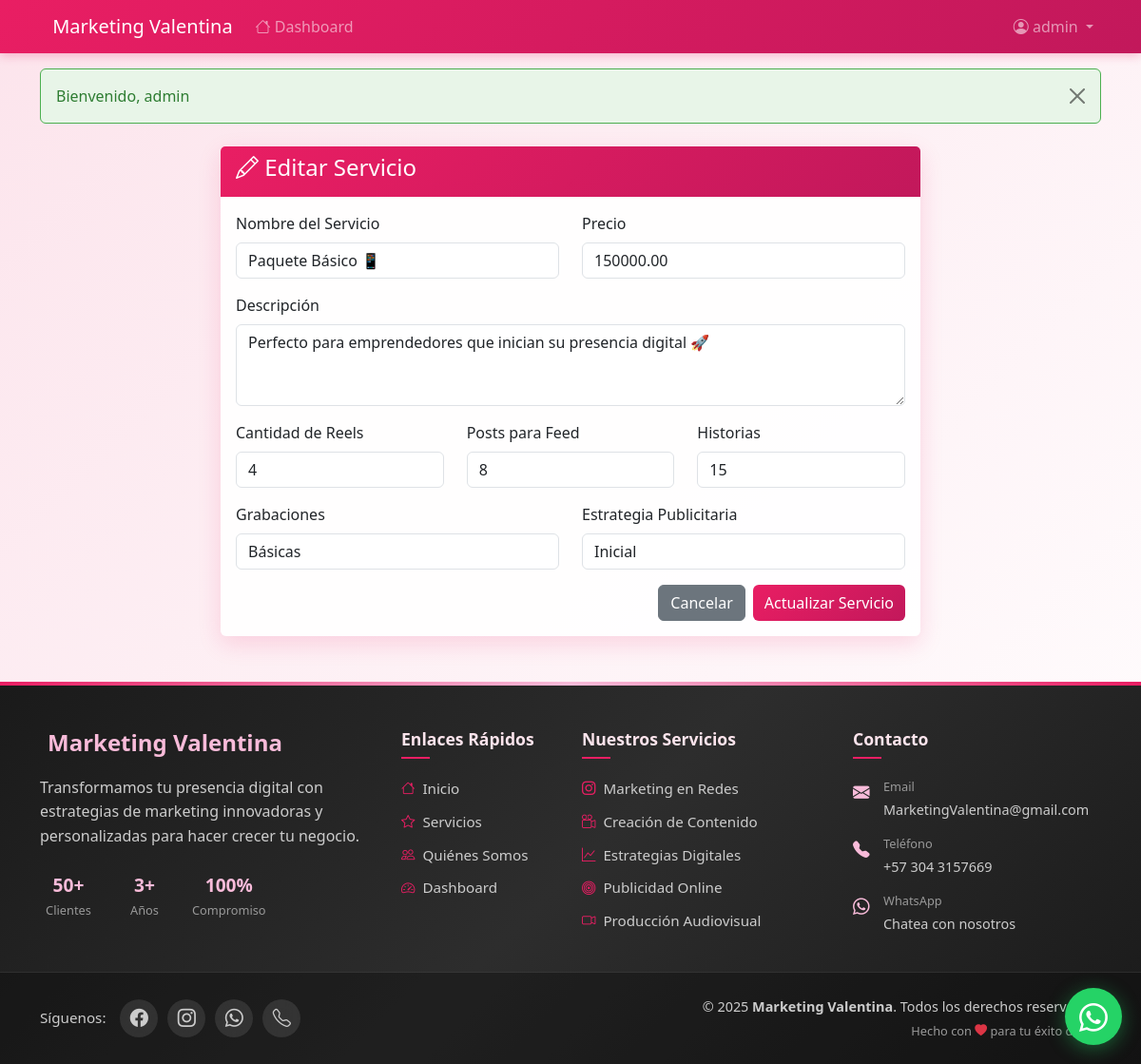
The app's page /index.php?page=service&action=edit&id=1 (signed in) with its own data.
### tables this page shows
CREATE TABLE services (
    id INT AUTO_INCREMENT PRIMARY KEY,
    nombre VARCHAR(100) NOT NULL,
    descripcion TEXT NOT NULL,
    reels INT DEFAULT NULL,
    post_feed INT DEFAULT NULL,
    historias INT DEFAULT NULL,
    grabaciones VARCHAR(100) DEFAULT NULL,
    estrategia_publicitaria VARCHAR(100) DEFAULT NULL,
    precio DECIMAL(10, 2) NOT NULL
);

### controllers/ServiceController.php (called while the page is built, shortened)
<?php
require_once 'models/ServiceModel.php';
class ServiceController {
    private $serviceModel;
    public function __construct() {
        $this->serviceModel = new ServiceModel();
    }
    public function edit() {
        $id = $_GET['id'] ?? null;
        $service = $this->serviceModel->getServiceById($id);
        require_once 'views/service/edit.php';
    }
}
?>

### utils/db.php (called while the page is built)
<?php
class Database {
    private $host = 'localhost';
    private $dbname = 'marketing_valentina';
    private $username = 'root';
    private $password = '';
    private $pdo;
    public function __construct() {
        try {
            $this->pdo = new PDO(
                "mysql:host={$this->host};dbname={$this->dbname};charset=utf8mb4",
                $this->username,
                $this->password,
                [
                    PDO::ATTR_ERRMODE => PDO::ERRMODE_EXCEPTION,
                    PDO::ATTR_DEFAULT_FETCH_MODE => PDO::FETCH_ASSOC,
                    PDO::ATTR_EMULATE_PREPARES => false,
                    PDO::MYSQL_ATTR_INIT_COMMAND => "SET NAMES utf8mb4 COLLATE utf8mb4_unicode_ci"
                ]
            );
            $this->pdo->exec("SET CHARACTER SET utf8mb4");
            $this->pdo->exec("SET COLLATION_CONNECTION = utf8mb4_unicode_ci");
        } catch (PDOException $e) {
            die("Error de conexión: " . $e->getMessage());
        }
    }
    public function getConnection() {
        return $this->pdo;
    }
}
?>

### models/ServiceModel.php (called while the page is built, shortened)
<?php
require_once 'utils/db.php';
class ServiceModel {
    private $db;
    public function __construct() {
        $database = new Database();
        $this->db = $database->getConnection();
    }
    public function getServiceById($id) {
        $stmt = $this->db->prepare("SELECT * FROM services WHERE id = ?");
        $stmt->execute([$id]);
        return $stmt->fetch(PDO::FETCH_ASSOC);
    }
}
?>

### views/service/edit.php (the view)
<?php require_once 'views/templates/header.php'; ?>
<div class="container mt-4">
    <div class="row justify-content-center">
        <div class="col-md-8">
            <div class="card">
                <div class="card-header">
                    <h4><i class="bi bi-pencil"></i> Editar Servicio</h4>
                </div>
                <div class="card-body">
                    <form method="POST">
                        <div class="row">
                            <div class="col-md-6 mb-3">
                                <label for="nombre" class="form-label">Nombre del Servicio</label>
                                <input type="text" class="form-control" id="nombre" name="nombre"
                                    value="<?= htmlspecialchars($service['nombre']) ?>" required>
                            </div>
                            <div class="col-md-6 mb-3">
                                <label for="precio" class="form-label">Precio</label>
                                <input type="number" step="0.01" class="form-control" id="precio" name="precio"
                                    value="<?= $service['precio'] ?>" required>
                            </div>
                        </div>
                        <div class="mb-3">
                            <label for="descripcion" class="form-label">Descripción</label>
                            <textarea class="form-control" id="descripcion" name="descripcion" rows="3" required><?= htmlspecialchars($service['descripcion']) ?></textarea>
                        </div>
                        <div class="row">
                            <div class="col-md-4 mb-3">
                                <label for="reels" class="form-label">Cantidad de Reels</label>
                                <input type="number" class="form-control" id="reels" name="reels"
                                    value="<?= $service['reels'] ?>">
                            </div>
                            <div class="col-md-4 mb-3">
                                <label for="post_feed" class="form-label">Posts para Feed</label>
                                <input type="number" class="form-control" id="post_feed" name="post_feed"
                                    value="<?= $service['post_feed'] ?>">
                            </div>
                            <div class="col-md-4 mb-3">
                                <label for="historias" class="form-label">Historias</label>
                                <input type="number" class="form-control" id="historias" name="historias"
                                    value="<?= $service['historias'] ?>">
                            </div>
                        </div>
                        <div class="row">
                            <div class="col-md-6 mb-3">
                                <label for="grabaciones" class="form-label">Grabaciones</label>
                                <input type="text" class="form-control" id="grabaciones" name="grabaciones"
                                    value="<?= htmlspecialchars($service['grabaciones']) ?>">
                            </div>
                            <div class="col-md-6 mb-3">
                                <label for="estrategia_publicitaria" class="form-label">Estrategia Publicitaria</label>
                                <input type="text" class="form-control" id="estrategia_publicitaria" name="estrategia_publicitaria"
                                    value="<?= htmlspecialchars($service['estrategia_publicitaria']) ?>">
                            </div>
                        </div>
                        <div class="d-grid gap-2 d-md-flex justify-content-md-end">
                            <a href="index.php?page=service&action=list" class="btn btn-secondary">Cancelar</a>
                            <button type="submit" class="btn btn-primary">Actualizar Servicio</button>
                        </div>
                    </form>
                </div>
            </div>
        </div>
    </div>
</div>
<?php require_once 'views/templates/footer.php'; ?>

### views/templates/header.php (style rules this page uses)
:root { --pink-light: #fce4ec; --pink-medium: #f8bbd9; --pink-dark: #e91e63; --pink-darker: #c2185b; --blue-gradient-start: #6a75ca; --blue-gradient-end: #4e54c8; --green-gradient-start: #20c997; --green-gradient-end: #0bb197; }
body { background: linear-gradient(135deg, var(--pink-light) 0%, #fff 100%); min-height: 100vh; }
.card { border: none; box-shadow: 0 8px 25px rgba(233, 30, 99, 0.15); transition: transform 0.3s ease, box-shadow 0.3s ease; background: rgba(255, 255, 255, 0.95); }
.card-header { background: linear-gradient(135deg, var(--pink-dark), var(--pink-darker)); color: white; border: none; }
.btn-primary { background: linear-gradient(135deg, var(--pink-dark), var(--pink-darker)); border: none; transition: all 0.3s ease; }

### records on screen
services: nombre "Paquete Básico 📱", precio "150000.00", descripcion "Perfecto para emprendedores que inician su presencia digital 🚀", reels "4", post_feed "8", historias "15", grabaciones "Básicas", estrategia_publicitaria "Inicial"

### other values on screen
$_SESSION['username'] "admin"
$message['message'] "Bienvenido, admin"
